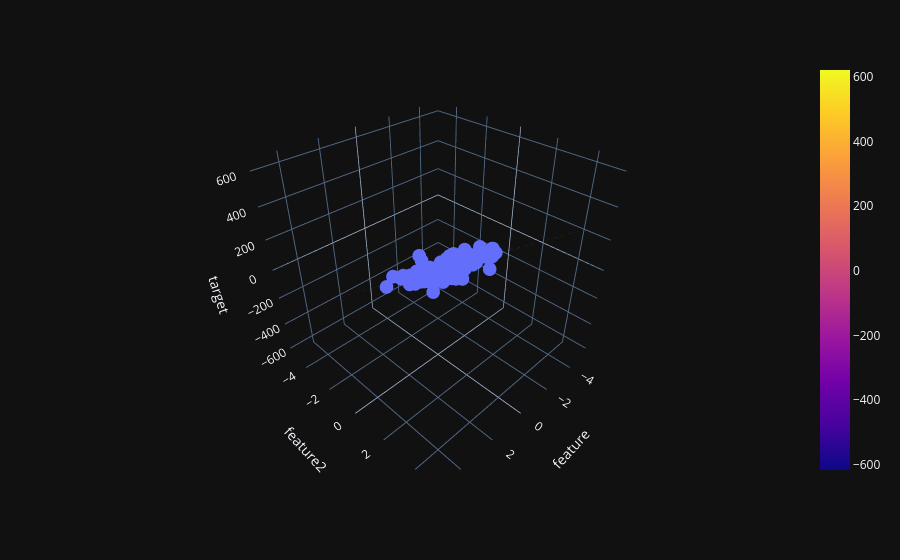

Notebook cell for this chart:
### Code cell
z_final = lr.predict(final).reshape(10, 10)

z = z_final

fig = px.scatter_3d(df, x='feature', y='feature2', z='target')

fig.add_trace(go.Surface(x=x, y=y, z=z))

fig.show()
